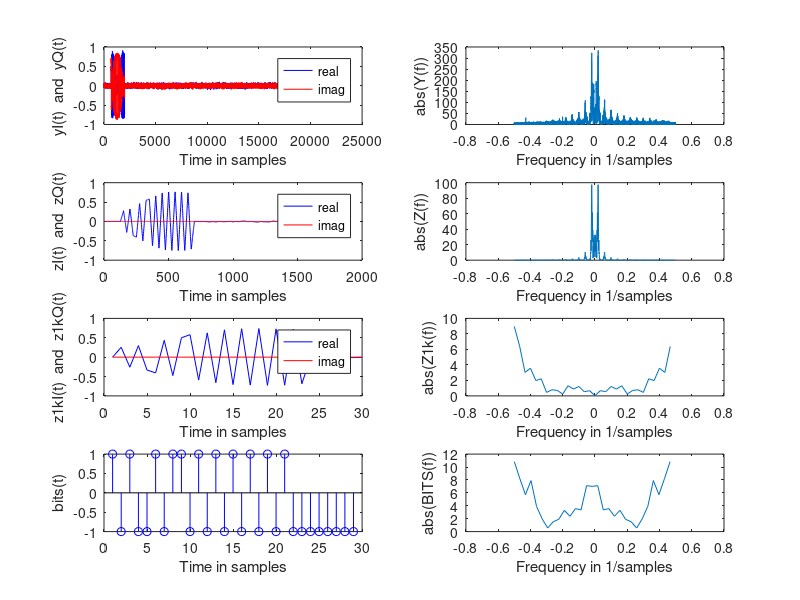

Write the MATLAB code that produced this figure.
LL = 200; % Total number of bits Default is 1000
T = 1; % Symbol period in microsec. Default is 1
N = 11; % length of filter in symbol periods. Default is 11
alpha = 0; % alpha of sqrt raised cosine filter
fs = 25; % Over-sampling factor (Sampling frequency/symbol rate). Default is 100
Ns = floor(N*fs); % Number of filter samples
sigma = 1; % Noise standard deviation. Default is 1

clc

%% message

p1 = [zeros(ceil(Ns/2-fs/2),1) ; ones(fs,1) ; zeros(Ns-fs-ceil(Ns/2-fs/2),1) ]; 
p1 = p1/norm(p1)/sqrt(1/fs); % '1/fs' simply serves as 'delta' to approximate integral as sum
p1 = p1.';

dataSize = 3;
timingSync  = [-1 1 -1 1 -1 1 1 -1 -1 1 1 1 -1 -1 -1 1 1 -1 -1 1 -1 1];
pilot = [-1, -1, -1, 1];
msgSize = (dataSize + length(timingSync) + length(pilot));
xtraSize = 2*msgSize;
%load receivedsignal.mat;

% Received signal
if exist('receivedsignal.mat','file')
    load('receivedsignal.mat');
    y1 = receivedsignal.';
else
    disp(['Error! Did not find receivedsignal.mat file.'])
    return
end

if ~exist('receivedsignal','var')
    disp('Error! Loaded file does not contain the receivedsignal variable.')
    return;
end
% a = randn(size(x1));
% b = randn(size(x1));
% noiseZ= sigma/sqrt(2)*(a + j*b);
% 
% y1 = noiseZ + x1;



%% timing recovery

time_up = upsample(timingSync,fs);
toCorr = conv(time_up, p1);
[xcorred, lags] = xcorr(real(y1), real(toCorr));
%plot(xcorred);

[corrVal, offArg] = max(abs(xcorred));
offset = lags(offArg) + 125;
v1 = real(y1(offset:(offset+xtraSize*fs)));


%% demodulate

w1 = flipud(p1); 
z1 = conv(w1, v1)*(1/fs);








%% sample it


%z1k = z1(ceil(Ns)+ceil(delay*fs):fs:end);
%z1k = z1(offset:fs:(msgSize*fs)+offset);
z1k = z1(125:fs:(msgSize*fs)+125);

%% guess


bits1_hat = sign(real(z1k));

res = bits1_hat(2:end);
correcting = res(msgSize-dataSize:end);
if (correcting(1) == 1)
    msg = correcting(2:end);
else
    msg = -1 .* correcting(2:end);
end

%% mapping

data = (msg + 1) .* .5



%% plot stuff

figure(1)
clf
subplot(4,2,1)
plot(real(y1),'b')
hold on
plot(imag(y1),'r')
legend('real','imag')
ylabel('yI(t)  and  yQ(t)')
xlabel('Time in samples')

subplot(4,2,2)
plot([0:length(y1)-1]/length(y1)-0.5, abs(fftshift(fft(y1))))
ylabel('abs(Y(f))')
xlabel('Frequency in 1/samples')

subplot(4,2,3)
plot(real(z1),'b')
hold on
plot(imag(z1),'r')
zoom xon
legend('real','imag')
ylabel('zI(t)  and  zQ(t)')
xlabel('Time in samples')


subplot(4,2,4)
plot([0:length(z1)-1]/length(z1)-0.5, abs(fftshift(fft(z1))))
ylabel('abs(Z(f))')
xlabel('Frequency in 1/samples')


subplot(4,2,5)
plot(real(z1k),'b')
hold on
plot(imag(z1k),'r')
zoom xon
legend('real','imag')
ylabel('z1kI(t)  and  z1kQ(t)')
xlabel('Time in samples')


subplot(4,2,6)
plot([0:length(z1k)-1]/length(z1k)-0.5, abs(fftshift(fft(z1k))))
ylabel('abs(Z1k(f))')
xlabel('Frequency in 1/samples')


subplot(4,2,7)
stem(res,'b')
%hold on
%stem(msg,'r')
zoom xon
%legend('real')
ylabel('bits(t)')
xlabel('Time in samples')

subplot(4,2,8)
plot([0:length(res)-1]/length(res)-0.5, abs(fftshift(fft(res))))
ylabel('abs(BITS(f))')
xlabel('Frequency in 1/samples')

% figure(2)
% clf
% subplot(2,1,1)
% plot([0:length(x1)-1]/length(x1)-0.5, abs(fftshift(fft(x1))))
% ylabel('abs(X(f))')
% xlabel('Frequency in 1/samples')
% subplot(2,1,2)
% plot([0:length(y1)-1]/length(y1)-0.5, abs(fftshift(fft(y1))))
% ylabel('abs(Y(f))')
% xlabel('Frequency in 1/samples')